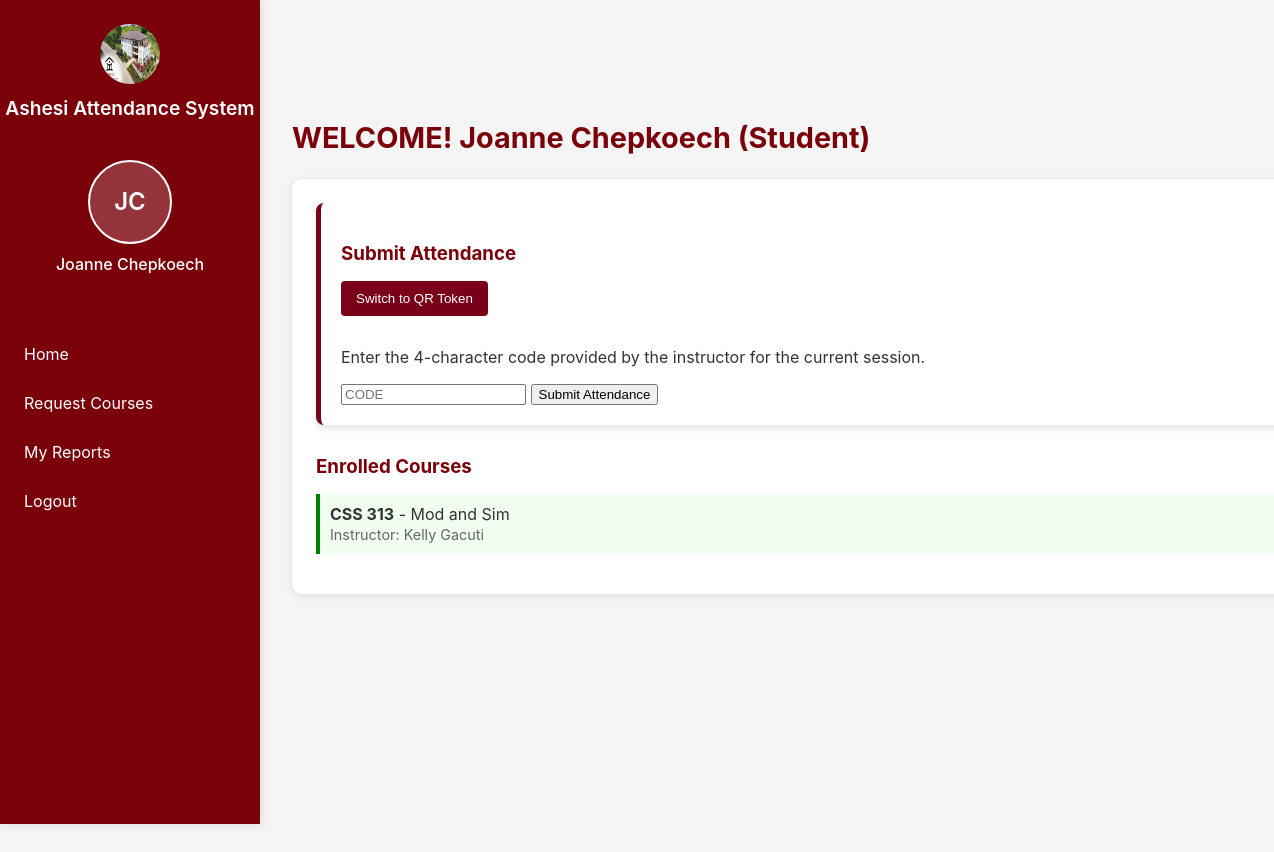
Page /student-dashboard.php (signed in) on the committed database.
### tables this page shows
CREATE TABLE `courses` (
  `id` int(11) NOT NULL,
  `course_code` varchar(20) NOT NULL,
  `course_name` varchar(100) NOT NULL,
  `fi_id` int(11) NOT NULL
);

CREATE TABLE `users` (
  `id` int(11) NOT NULL,
  `name` varchar(100) NOT NULL,
  `email` varchar(100) NOT NULL,
  `password` varchar(255) NOT NULL,
  `role` enum('fi','student','other') NOT NULL
);

### student-dashboard.php (the view, shortened to what this page needs)
<?php
$conn = connectDB();
$studentId = $_SESSION['user_id'];
$name = isset($_SESSION['name']) ? htmlspecialchars($_SESSION['name'], ENT_QUOTES, 'UTF-8') : 'Student User';
$enrolledCourses = [];
try {
    $sqlEnrolled = "
        SELECT
            c.id,
            c.course_code,
            c.course_name,
            u.name AS fi_name
        FROM course_enrollments ce
        JOIN courses c ON ce.course_id = c.id
        JOIN users u ON c.fi_id = u.id
        WHERE ce.student_id = ?
        ORDER BY c.course_code
    ";
    $stmtEnrolled = $conn->prepare($sqlEnrolled);
    $stmtEnrolled->bind_param("i", $studentId);
    $stmtEnrolled->execute();
    $resultEnrolled = $stmtEnrolled->get_result();
    while ($row = $resultEnrolled->fetch_assoc()) {
        $enrolledCourses[] = $row;
    }
} catch (Exception $e) {
    error_log("Database execution error: " . $e->getMessage());
    $error = "System error: Failed to retrieve course data.";
} finally {
    if (isset($conn) && $conn instanceof mysqli) {
        $conn->close();
    }
}
?>
<!DOCTYPE html>
<html lang="en">
<head>
    <link rel="stylesheet" href="style.css">
</head>
<body>
    <aside class="sidebar">
        <div class="sidebar-header">
            <img src="Ashesi.jpeg" alt="Ashesi University Logo" class="ashesi-image">
            <h2 class="system-name">Ashesi Attendance System</h2>
        </div>
        <div class="profile-section">
            <div class="avatar-circle">
                <?php
                    $words = explode(' ', $name);
                    $initials = (count($words) >= 2)
                        ? strtoupper(substr($words[0], 0, 1) . substr(end($words), 0, 1))
                        : strtoupper(substr($words[0], 0, 1));
                    echo $initials;
                ?>
            </div>
            <p class="profile-name"><?php echo $name; ?></p>
        </div>
        <ul class="sidebar-menu">
            <li><a href="#" onclick="showSection('dashboard_home')">Home</a></li>
            <li><a href="#" onclick="showSection('available')">Request Courses</a></li>
            <li><a href="student_reports.php">My Reports</a></li>
            <li><a href="logout.php">Logout</a></li>
        </ul>
    </aside>
    <main class="main-content">
        <h2 id="welcomeMessage">WELCOME! <?php echo $name; ?> (Student)</h2>
        <section id="dashboard_home" class="content-section active">
            <div class="attendance-card">
                <h3>Submit Attendance</h3>
                <button class="toggle-btn" onclick="toggleAttendanceMethod()">Switch to QR Token</button>
                <div id="manualEntry">
                    <p>Enter the 4-character code provided by the instructor for the current session.</p>
                    <form action="submit_attendance.php" method="POST" class="code-form">
                        <input type="text" name="attendance_code" class="code-input" placeholder="CODE" required maxlength="4">
                        <button type="submit" class="submit-btn">Submit Attendance</button>
                    </form>
                </div>
            </div>
            <h3>Enrolled Courses</h3>
            <ul id="enrolledList">
                <?php if (empty($enrolledCourses)): ?>
                    <li>No active enrolments identified. Use the <strong>Request Courses</strong> module to join a session.</li>
                <?php else: ?>
                    <?php foreach ($enrolledCourses as $course): ?>
                        <li style="border-left: 4px solid #008000; background-color: #f0fff0; margin-bottom: 10px; padding: 10px; border-radius: 0 4px 4px 0;">
                            <strong><?php echo htmlspecialchars($course['course_code']); ?></strong> -
                            <?php echo htmlspecialchars($course['course_name']); ?>
                            <br>
                            <span style="font-size: 0.9em; color: #666;">Instructor: <?php echo htmlspecialchars($course['fi_name']); ?></span>
                        </li>
                    <?php endforeach; ?>
                <?php endif; ?>
            </ul>
        </section>
    </main>
</body>
</html>

### style.css (style rules this page uses)
body { font-family: 'Inter', sans-serif; margin: 0; padding: 0; background-color: #f5f5f5; color: #333; }
.sidebar { position: fixed; top: 0; left: 0; width: 260px; height: 100vh; background-color: #7a000a; color: white; display: flex; flex-direction: column; align-items: center; padding-top: 1.5rem; box-shadow: 2px 0 10px rgba(0, 0, 0, 0.1); }
.sidebar-header { text-align: center; margin-bottom: 1.5rem; }
.ashesi-image { width: 60px; height: 60px; border-radius: 50%; }
.system-name { font-size: 1.2rem; font-weight: 600; margin-top: 0.5rem; }
.profile-section { text-align: center; margin-bottom: 1.5rem; }
.profile-name { margin-top: 0.6rem; font-weight: 500; }
.sidebar-menu { list-style: none; padding: 0; width: 100%; }
.sidebar-menu li a { display: block; color: white; padding: 0.9rem 1.5rem; text-decoration: none; transition: background 0.3s; }
.main-content { margin-left: 260px; padding: 6rem 2rem 2rem 2rem; width: calc(100% - 260px); min-height: 100vh; background-color: #f5f5f5; animation: fadeInUp 1s ease; }
.main-content h2 { color: #7a000a; font-size: 1.8rem; margin-bottom: 1.5rem; }
.content-section { display: none; background: white; padding: 1.5rem; border-radius: 10px; box-shadow: 0 2px 8px rgba(0, 0, 0, 0.1); }
.content-section.active { display: block; }
.content-section h3 { color: #7a000a; margin-bottom: 1rem; }
.content-section ul { list-style: none; padding-left: 0; }
.content-section ul li { background-color: #f1f1f1; margin: 6px 0; padding: 8px 10px; border-radius: 6px; transition: background 0.3s; }

### student-dashboard.php (style rules this page uses)
.attendance-card { background: white; padding: 20px; border-radius: 8px; box-shadow: 0 4px 6px rgba(0,0,0,0.1); margin-bottom: 30px; border-left: 5px solid #7A0019; }
.toggle-btn { margin-bottom: 15px; padding: 10px 15px; background: #7A0019; color: white; border: none; border-radius: 4px; cursor: pointer; }
.avatar-circle { width: 80px; height: 80px; background-color: rgba(255, 255, 255, 0.2); border: 2px solid #fff; border-radius: 50%; display: flex; align-items: center; justify-content: center; margin: 0 auto 10px auto; font-size: 24px; font-weight: 600; color: #fff; text-transform: uppercase; }

### rows in the picture
courses: course_code "CSS 313", course_name "Mod and Sim", fi.name "Kelly Gacuti"

### other values in the picture
$initials "JC"
$name "Joanne Chepkoech"
